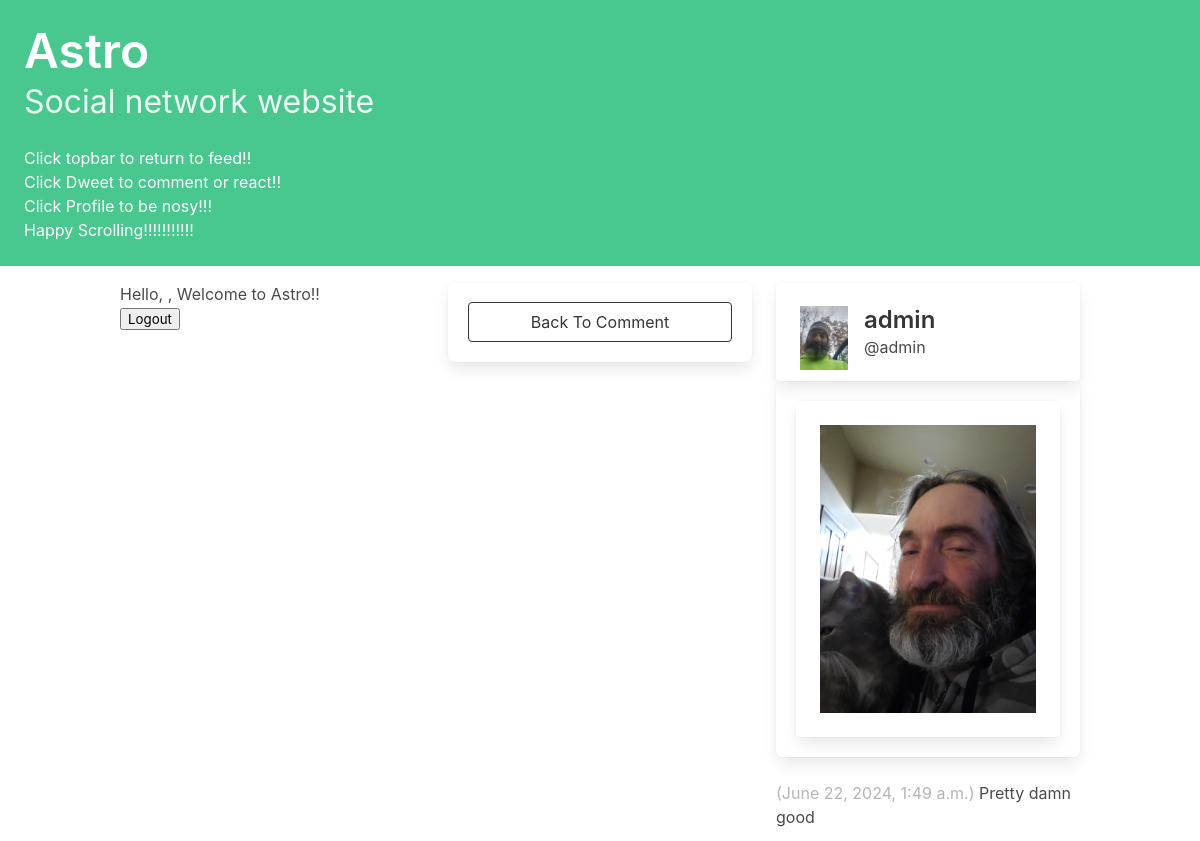
Page /reply/1 on the committed database.
### astro/models.py (models this page shows, shortened)
class Reply(models.Model):
    user = models.ForeignKey(
        User,
        related_name="replies",
        on_delete=models.DO_NOTHING
    )
    body = models.CharField(
        max_length=250
    )
    replyImage = models.ImageField(
        blank=True
    )
    created_at = models.DateTimeField(
        auto_now_add=True
    )
    class Meta:
        ordering = ['-created_at']

class Profile(models.Model):
    user = models.OneToOneField(User, on_delete=models.CASCADE)
    profileImage = models.ImageField(
        default= 'default.png',
        blank=True
    )
    follows = models.ManyToManyField(
        "self",
        related_name="followed_by",
        symmetrical=False,
        blank=True
    )

### astro/views.py (the view)
# urls.py: path('reply/<int:pk>', reply, name='reply'),
def reply(request, pk):
    reply = Reply.objects.get(pk=pk)
    comment = Comment.objects.get(replies__id=reply.id)
    return render(
        request,
        "astro/reply.html",
        {"reply": reply, "comment": comment}
    )

### astro/templates/astro/reply.html (shortened to what this page needs)
{% extends "base.html" %}
{% block content%}
    <div class="column">
        <div class="box">
            <a href="{% url 'astro:comment' comment.id %}">
                <button class="button is-dark is-outlined is-fullwidth">
                    Back To Comment
                </button>
            </a>
        </div>
    </div>
    <div class="column">
        <a href="{% url 'astro:profile' reply.user.profile.id %}">
            <div class="block">
                <div class="card">
                    <div class="card-content">
                        <div class="media">
                            <div class="media-left">
                                <figure class="image is-48x48">
                                    <img src="{{ reply.user.profile.profileImage.url }}" alt="reply picture">
                                </figure>
                            </div>
                            <div class="media-content">
                                <p class="title is-4">
                                    {{ reply.user.username }}
                                </p>
                                <p class="subtitle is-6">
                                    @{{ reply.user.username|lower }}
                                </p>
                            </div>
                        </div>
                    </div>
                </div>
            </div>
        </a>
        {% if reply.replyImage %}
            <div class="box">
                <div class="card">
                    <div class="card-content">
                        <div class="media">
                            <div class="media-center">
                                <figure class="image is-fullwidth">
                                    <img src="{{ reply.replyImage.url }}" alt="reply picture">
                                </figure>
                            </div>
                        </div>
                    </div>
                </div>
            </div>
        {% endif %}
        <div class="block">
            <span class="is-small has-text-grey-light">
                ({{ reply.created_at }})
            </span>
            {{ reply.body }}
        </div>
    </div>
{% endblock content %}

### rows in the picture
Reply: user.profile.profileImage (picture), user.username "admin", replyImage (picture), created_at "June 22, 2024, 1:49 a.m.", body "Pretty damn good"
